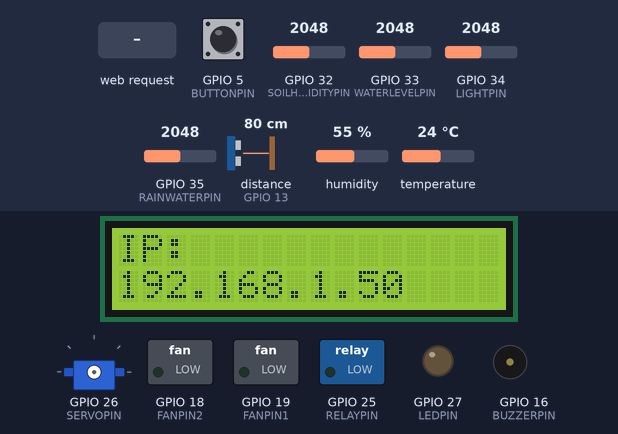
Bench run of a sketch on a simulated ESP32. On the bench: 16×2 character LCD, servo, switched loads named in the sketch (green lamp = pin HIGH), output pins drawn as LEDs (lit = HIGH), buzzer (waves = sounding). Wiring (inferred from the names in the program): ultrasonic range finder: trigger GPIO 12; echo GPIO 13. The inputs (shaded band) are chosen by the test bench; at power-on: GPIO 35 (RAINWATERPIN) = 2048, GPIO 5 (BUTTONPIN) HIGH, GPIO 34 (LIGHTPIN) = 2048, GPIO 32 (SOILHUMIDITYPIN) = 2048, GPIO 33 (WATERLEVELPIN) = 2048, distance to the obstacle (sensor on GPIO 13) 80 cm, humidity 55 %, temperature 24 °C. The echo pulse lasts 58.3 µs per cm; WiFi joins after 1.5 s; servers stay silent unless stated; random numbers use the default seed unless the sketch sets one; pins used as bus, display or sensor lines are not drawn; what the sketch prints to the serial monitor is not drawn.

Above: at 3.1 s.
At 5.2 s:
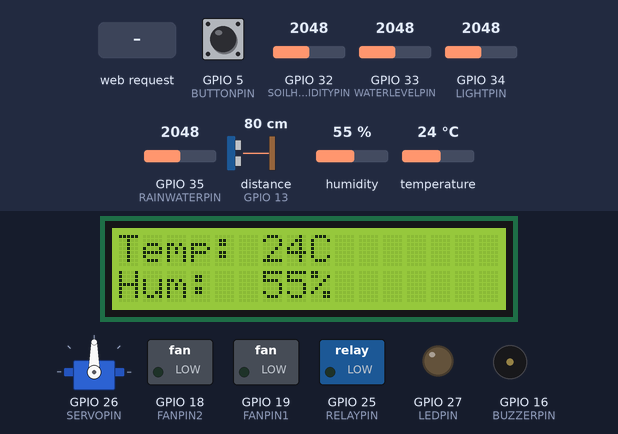
5.3 s: GPIO 35 (RAINWATERPIN) set to 2387
8.3 s: GPIO 35 (RAINWATERPIN) set to 2525
At 9.3 s:
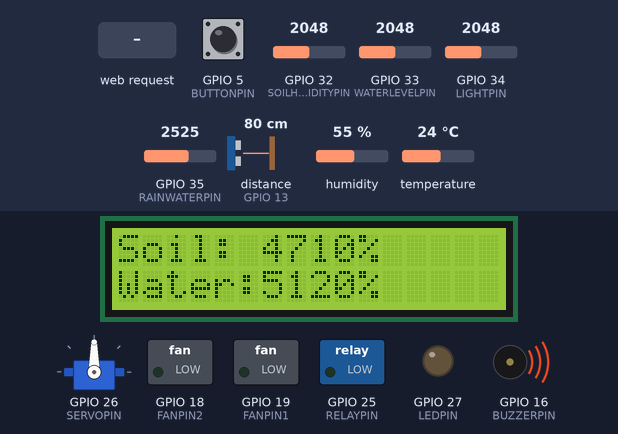
11.3 s: GPIO 5 (BUTTONPIN) pulled LOW for 0.15 s
At 12.8 s:
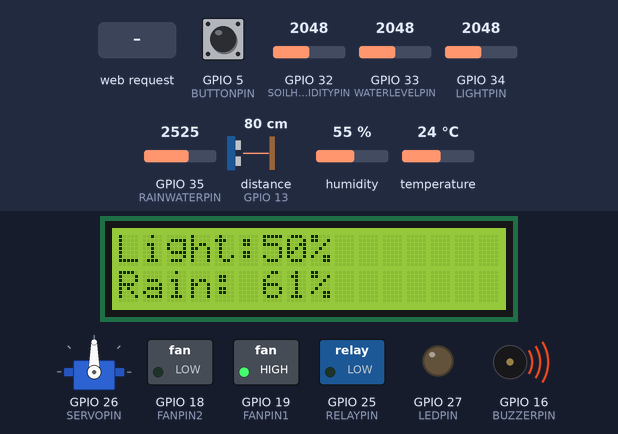
14.4 s: GPIO 34 (LIGHTPIN) set to 2007
At 14.8 s:
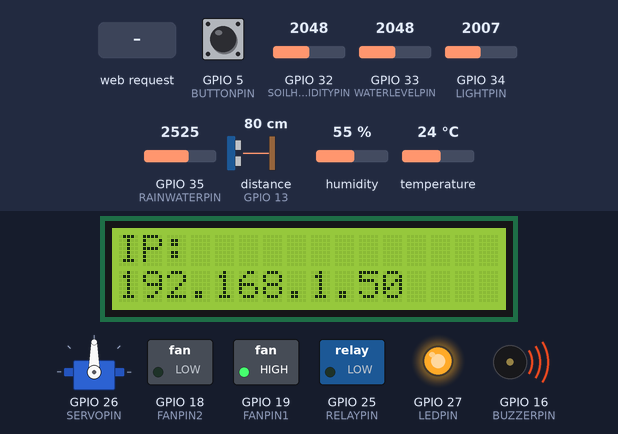
17.4 s: HTTP request GET /a received
20.4 s: GPIO 5 (BUTTONPIN) pulled LOW for 1 s
At 22.8 s:
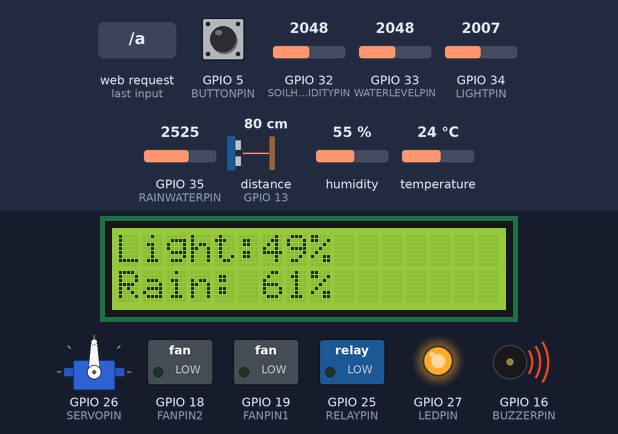
Timing chart, 0 to 25.4 s (numbered marks = the images above; inputs shaded):
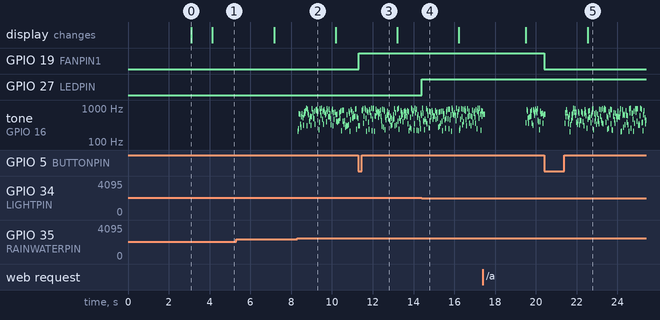

Measured:
- the behaviour switches between 2456 and 2457 on GPIO 35 (RAINWATERPIN) (found by bisection; images 1 and 2)
- the behaviour switches between 2048 and 2047 on GPIO 34 (LIGHTPIN) (found by bisection; images 3 and 4)
- after the input at 8.3 s, tone on GPIO 16 (BUZZERPIN): plays 207 Hz for 0.03 s, 249 Hz for 0.03 s, 673 Hz for 0.03 s, 658 Hz for 0.03 s, 330 Hz for 0.03 s, 272 Hz for 0.03 s … (102 notes in this stretch), starting at once
- after the input at 11.3 s, GPIO 19 (FANPIN1): LOW → HIGH at once
- after the input at 14.4 s, GPIO 27 (LEDPIN): LOW → HIGH at once
- after the input at 20.4 s, GPIO 19 (FANPIN1): HIGH → LOW at once
- what the display in image 0 shows lasts 1.0 s, from 3.1 s to 4.1 s

The sketch:

12.1APP-Smart-Farm.ino
```cpp
#include <Arduino.h>
#ifdef ESP32
  #include <WiFi.h>
#elif defined(ESP8266)
  #include <ESP8266WiFi.h>
#endif

#include <dht11.h>
#include <analogWrite.h>
#include <ESP32_Servo.h>
#include <LiquidCrystal_I2C.h>
#include "BuzzerMusic.h"

//To be displayed
#define DHT11PIN        17  //Temperature and humidity sensor pin
#define RAINWATERPIN    35  //Steam sensor pin
#define LIGHTPIN        34  //Photoresistor pin
#define WATERLEVELPIN   33  //Water level sensor pin
#define SOILHUMIDITYPIN 32  //Soil humidity sensor pin
//To be controlled
#define LEDPIN          27  //LED pin
#define RELAYPIN        25  //Relay pin (to control water pump)
#define SERVOPIN        26  //Servo pin
#define FANPIN1         19  //Fan IN+ pin
#define FANPIN2         18  //Fan IN- pin
#define BUZZERPIN       16  //Buzzer pin
#define BUTTONPIN       5   //Button pin
#define TRIGPIN         12  //
#define ECHOPIN         13  // Distance sensor

const char* ssid = "your wifi";
const char* pwd = "your pasw";

//Initialize LCD1602, 0x27 is I2C address
LiquidCrystal_I2C lcd(0x27,16,2);
WiFiServer server(80);  //Initialize wifi server
dht11 DHT11;            //Initialize temperature and humidity sensor
Servo myservo;          // create servo object to control a servo
                // 16 servo objects can be created on the ESP32

//Define variable as detected values
String request;
String dataBuffer;
int Temperature;   //Temperature
int Humidity;      //Humidity
int SoilHumidity;  //Soil humidity
int Light;         //Brightness
int WaterLevel;    //Water level
int Rainwater;     //Rainfall

bool fanOn = false;//Fan

void setup() {
  Serial.begin(9600);
  //Connect to wifi
  WiFi.begin(ssid, pwd);
  //Determine whether connected
  Serial.println("Connecting to WiFi...");

  int attempts = 0;
  while (WiFi.status() != WL_CONNECTED && attempts < 5) {
    delay(1000);
    Serial.print(".");
    attempts++;
  }
  if (WiFi.status() != WL_CONNECTED) {
    Serial.println("WiFi failed, running offline");
    lcd.clear();
    lcd.setCursor(0, 0); lcd.print("WiFi failed!");
    lcd.setCursor(0, 1); lcd.print("Offline mode");
  } else {
  Serial.println("Connected to WiFi");
  Serial.print("WiFi NAME:"); Serial.println(ssid);
  Serial.print("IP:"); Serial.println(WiFi.localIP());
  lcd.clear();
  lcd.setCursor(0, 0); lcd.print("IP:");
  lcd.setCursor(0, 1); lcd.print(WiFi.localIP());
  server.begin();
}

  delay(1000);
  //Serial monitor prints wifi name and IP address
  Serial.println("Connected to WiFi");
  Serial.print("WiFi NAME:");
  Serial.println(ssid);
  Serial.print("IP:");
  Serial.println(WiFi.localIP());

  //Initialize LCD
  lcd.init();
  // Turn the (optional) backlight off/on
  lcd.backlight();
  //lcd.noBacklight();
  lcd.clear();
  //Set the position of cursor
  lcd.setCursor(0, 0);
  //LCD prints
  lcd.print("IP:");
  //Set the position of cursor
  lcd.setCursor(0, 1);
  //LCD prints
  lcd.print(WiFi.localIP());

  //set pins mode
  pinMode(LEDPIN,OUTPUT);
  pinMode(RAINWATERPIN,INPUT);
  pinMode(LIGHTPIN,INPUT);
  pinMode(SOILHUMIDITYPIN,INPUT);
  pinMode(WATERLEVELPIN,INPUT);
  pinMode(RELAYPIN,OUTPUT);
  pinMode(FANPIN1,OUTPUT);
  pinMode(FANPIN2,OUTPUT);
  pinMode(BUZZERPIN,OUTPUT);
  pinMode(BUTTONPIN, INPUT);
  pinMode(TRIGPIN, OUTPUT);
  pinMode(ECHOPIN, INPUT);
  delay(1000);

  // attaches the servo on pin 26 to the servo object
  myservo.attach(SERVOPIN);

  //Start server
  server.begin();
}

void loop() {
  //Check whether a client is connected to the web server
  //When the client is connected to server, "server.available()" returns a WiFiClient object for communication at client-side.
  WiFiClient client = server.available();
  if (client) {
    Serial.println("New client connected");
    while (client.connected()) {
      //Determine whether the server sends data
      if (client.available()) {
        request = client.readStringUntil('s');
        Serial.print("Received message: ");
        Serial.println(request);
      }
        //Acquire all senser data
        getSensorsData();
        //put all data into "dataBuffer"
        dataBuffer = "";
        dataBuffer += String(Temperature,HEX);
        dataBuffer += String(Humidity,HEX);
        dataBuffer += dataHandle(SoilHumidity);
        dataBuffer += dataHandlePercent(Light);
        dataBuffer += dataHandle(WaterLevel);
        dataBuffer += dataHandlePercent(Rainwater);
        //Send data to server, transmit to APP
        client.print(dataBuffer);
        delay(500);

      //LED
      if(request == "a")
      {
        digitalWrite(LEDPIN,HIGH);
      }
      else if(request == "A")
      {
        digitalWrite(LEDPIN,LOW);
      }
      //Irrigation
      else if(request == "b")
      {
        digitalWrite(RELAYPIN,HIGH);
        delay(400);//Irrigation delay
        digitalWrite(RELAYPIN,LOW);
        delay(650);
      }
      //Fan
      else if(request == "c")
      {
        delay(800);
        fanOn = true;
        digitalWrite(FANPIN1, HIGH);
        digitalWrite(FANPIN2, LOW);
        delay(200);
      }
      else if(request == "C")
      {
        fanOn = false;
        digitalWrite(FANPIN1, LOW);
        digitalWrite(FANPIN2, LOW);
      }
      //Feeding box
      else if(request == "d")
      {
        //Servo rotates to 180°, open feeding box
        myservo.write(80);
        delay(500);
      }
      else if(request == "D")
      {
        //Servo rotates to 80°, close feeding box
        myservo.write(180);
      }
      //Music
      else if(request == "e")
      {
        Music();
      }
      request = "";
    }
    Serial.println("Client disconnected");
  }
  getSensorsData();
  updateLCD();
  autoLED();
  checkButton();
  autoServo();
  checkSteamMusic();
  //autoIrrigate();
}

void getSensorsData() {
  int chk = DHT11.read(DHT11PIN);
  if (chk == DHTLIB_OK) {
    Temperature = DHT11.temperature;
    Humidity = DHT11.humidity;
  }
  // else: keep previous values, or set to -1 to indicate error

  Light     = (analogRead(LIGHTPIN) / 4095.0) * 100;
  Rainwater = (analogRead(RAINWATERPIN) / 4095.0) * 100;
  SoilHumidity = analogRead(SOILHUMIDITYPIN) * 2.3;
  WaterLevel   = analogRead(WATERLEVELPIN) * 2.5;
}

void Music() {
  // iterate over the notes of the melody:
  for (int thisNote = 0; thisNote < 41; thisNote++) {

    // to calculate the note duration, take one second
    // divided by the note type.
    //e.g. quarter note = 1000 / 4, eighth note = 1000/8, etc.
    int noteDuration = 700/noteDurations2[thisNote];
    tone(BUZZERPIN, melody2[thisNote],noteDuration);

    // to distinguish the notes, set a minimum time between them.
    // the note's duration + 30% seems to work well:
    int pauseBetweenNotes = noteDuration * 1.30;
    delay(pauseBetweenNotes);
    // stop the tone playing:
    noTone(BUZZERPIN);
  }
}

//Convert data into percentage
String dataHandle(int data){
  // Convert analog values into percentage
  int percentage = (data / 4095.0) * 100;
  // If the converted percentage is greater than 100, output 100.
  percentage = percentage > 100 ? 100 : percentage;
  // Six characters store hexadecimal strings, one character is as terminators
  char hexString[3];
  // Convert hexadecimal values to 6-digit hexadecimal strings, add leading zeros: 0 is 00, 1 is 01...
  sprintf(hexString, "%02X", percentage);

  return hexString;
}

// For values already in percentage (0-100)
String dataHandlePercent(int data){
  data = data > 100 ? 100 : data;
  char hexString[3];
  sprintf(hexString, "%02X", data);
  return hexString;
}

void updateLCD() {
  static int screen = 0;
  static unsigned long lastSwitch = 0;
  if (millis() - lastSwitch < 3000) return;
  lastSwitch = millis();
  lcd.clear();
  switch (screen) {
    case 0:
      lcd.setCursor(0, 0); lcd.print("Temp: " + String(Temperature) + "C");
      lcd.setCursor(0, 1); lcd.print("Hum:  " + String(Humidity) + "%");
      break;
    case 1:
      lcd.setCursor(0, 0); lcd.print("Soil: " + String(SoilHumidity) + "%");
      lcd.setCursor(0, 1); lcd.print("Water:" + String(WaterLevel) + "%");
      break;
    case 2:
      lcd.setCursor(0, 0); lcd.print("Light:" + String(Light) + "%");
      lcd.setCursor(0, 1); lcd.print("Rain: " + String(Rainwater) + "%");
      break;
    case 3:
      lcd.setCursor(0, 0); lcd.print("IP:");
      lcd.setCursor(0, 1); lcd.print(WiFi.localIP());
      break;
  }
  screen = (screen + 1) % 4;
}

void autoLED() {
  if (Light < 50) {
    digitalWrite(LEDPIN, HIGH);
  } else {
    digitalWrite(LEDPIN, LOW);
  }
}

void checkButton() {
  int ReadValue = digitalRead(BUTTONPIN);
  if (ReadValue == 0) {
    delay(10);
    if (ReadValue == 0) {
      fanOn = !fanOn;
      if (fanOn) {
        digitalWrite(FANPIN1, HIGH);
        digitalWrite(FANPIN2, LOW);
      } else {
        digitalWrite(FANPIN1, LOW);
        digitalWrite(FANPIN2, LOW);
      }
      while (digitalRead(BUTTONPIN) == 0);
    }
  }
}

float getDistance() {
  digitalWrite(TRIGPIN, LOW);
  delayMicroseconds(2);
  digitalWrite(TRIGPIN, HIGH);
  delayMicroseconds(10);
  digitalWrite(TRIGPIN, LOW);
  int duration = pulseIn(ECHOPIN, HIGH, 20000);
  return duration / 58.0;
}

void autoServo() {
  static bool isOpen = false;
  float distance = getDistance();

  if (distance >= 2 && distance <= 7 && !isOpen) {
    isOpen = true;
    myservo.write(80);
    delay(500); // give servo time to reach position
  } else if ((distance < 2 || distance > 7) && isOpen) {
    isOpen = false;
    myservo.write(180);
    delay(500);
  }
}

void checkSteamMusic() {
  static int baseline = -1;
  if (baseline == -1) baseline = Rainwater;

  Rainwater = (analogRead(RAINWATERPIN) / 4095.0) * 100;

  if (Rainwater >= baseline + 10) {
    int randomFreq = random(200, 1000);
    tone(BUZZERPIN, randomFreq, 100);
  } else {
    noTone(BUZZERPIN);
  }
}

void autoIrrigate() {
  if (SoilHumidity < 30) {
    digitalWrite(RELAYPIN, HIGH);
    delay(400);
    digitalWrite(RELAYPIN, LOW);
  }
}
```

BuzzerMusic.h
```cpp
#define NOTE_B0  31
#define NOTE_C1  33
#define NOTE_CS1 35
#define NOTE_D1  37
#define NOTE_DS1 39
#define NOTE_E1  41
#define NOTE_F1  44
#define NOTE_FS1 46
#define NOTE_G1  49
#define NOTE_GS1 52
#define NOTE_A1  55
#define NOTE_AS1 58
#define NOTE_B1  62
#define NOTE_C2  65
#define NOTE_CS2 69
#define NOTE_D2  73
#define NOTE_DS2 78
#define NOTE_E2  82
#define NOTE_F2  87
#define NOTE_FS2 93
#define NOTE_G2  98
#define NOTE_GS2 104
#define NOTE_A2  110
#define NOTE_AS2 117
#define NOTE_B2  123
#define NOTE_C3  131
#define NOTE_CS3 139
#define NOTE_D3  147
#define NOTE_DS3 156
#define NOTE_E3  165
#define NOTE_F3  175
#define NOTE_FS3 185
#define NOTE_G3  196
#define NOTE_GS3 208
#define NOTE_A3  220
#define NOTE_AS3 233
#define NOTE_B3  247
#define NOTE_C4  262
#define NOTE_CS4 277
#define NOTE_D4  294
#define NOTE_DS4 311
#define NOTE_E4  330
#define NOTE_F4  349
#define NOTE_FS4 370
#define NOTE_G4  392
#define NOTE_GS4 415
#define NOTE_A4  440
#define NOTE_AS4 466
#define NOTE_B4  494
#define NOTE_C5  523
#define NOTE_CS5 554
#define NOTE_D5  587
#define NOTE_DS5 622
#define NOTE_E5  659
#define NOTE_F5  698
#define NOTE_FS5 740
#define NOTE_G5  784
#define NOTE_GS5 831
#define NOTE_A5  880
#define NOTE_AS5 932
#define NOTE_B5  988
#define NOTE_C6  1047
#define NOTE_CS6 1109
#define NOTE_D6  1175
#define NOTE_DS6 1245
#define NOTE_E6  1319
#define NOTE_F6  1397
#define NOTE_FS6 1480
#define NOTE_G6  1568
#define NOTE_GS6 1661
#define NOTE_A6  1760
#define NOTE_AS6 1865
#define NOTE_B6  1976
#define NOTE_C7  2093
#define NOTE_CS7 2217
#define NOTE_D7  2349
#define NOTE_DS7 2489
#define NOTE_E7  2637
#define NOTE_F7  2794
#define NOTE_FS7 2960
#define NOTE_G7  3136
#define NOTE_GS7 3322
#define NOTE_A7  3520
#define NOTE_AS7 3729
#define NOTE_B7  3951
#define NOTE_C8  4186
#define NOTE_CS8 4435
#define NOTE_D8  4699
#define NOTE_DS8 4978

// notes in the melody:
int melody[] = {
  NOTE_E4, NOTE_E4, NOTE_E4, NOTE_C4, NOTE_E4, NOTE_G4, NOTE_G3,
  NOTE_C4, NOTE_G3, NOTE_E3, NOTE_A3, NOTE_B3, NOTE_AS3, NOTE_A3, NOTE_G3, NOTE_E4, NOTE_G4, NOTE_A4, NOTE_F4, NOTE_G4, NOTE_E4, NOTE_C4, NOTE_D4, NOTE_B3,
  NOTE_C4, NOTE_G3, NOTE_E3, NOTE_A3, NOTE_B3, NOTE_AS3, NOTE_A3, NOTE_G3, NOTE_E4, NOTE_G4, NOTE_A4, NOTE_F4, NOTE_G4, NOTE_E4, NOTE_C4, NOTE_D4, NOTE_B3,
  NOTE_G4, NOTE_FS4, NOTE_E4, NOTE_DS4, NOTE_E4, NOTE_GS3, NOTE_A3, NOTE_C4, NOTE_A3, NOTE_C4, NOTE_D4, NOTE_G4, NOTE_FS4, NOTE_E4, NOTE_DS4, NOTE_E4, NOTE_C5, NOTE_C5, NOTE_C5,
  NOTE_G4, NOTE_FS4, NOTE_E4, NOTE_DS4, NOTE_E4, NOTE_GS3, NOTE_A3, NOTE_C4, NOTE_A3, NOTE_C4, NOTE_D4, NOTE_DS4, NOTE_D4, NOTE_C4,
  NOTE_C4, NOTE_C4, NOTE_C4, NOTE_C4, NOTE_D4, NOTE_E4, NOTE_C4, NOTE_A3, NOTE_G3, NOTE_C4, NOTE_C4, NOTE_C4, NOTE_C4, NOTE_D4, NOTE_E4,
  NOTE_C4, NOTE_C4, NOTE_C4, NOTE_C4, NOTE_D4, NOTE_E4, NOTE_C4, NOTE_A3, NOTE_G3
};
int melody2[] = {
  NOTE_E4, NOTE_E4, NOTE_E4, NOTE_C4, NOTE_E4, NOTE_G4, NOTE_G3,
  NOTE_C4, NOTE_G3, NOTE_E3, NOTE_A3, NOTE_B3, NOTE_AS3, NOTE_A3, NOTE_G3, NOTE_E4, NOTE_G4, NOTE_A4, NOTE_F4, NOTE_G4, NOTE_E4, NOTE_C4, NOTE_D4, NOTE_B3,
  NOTE_C4, NOTE_G3, NOTE_E3, NOTE_A3, NOTE_B3, NOTE_AS3, NOTE_A3, NOTE_G3, NOTE_E4, NOTE_G4, NOTE_A4, NOTE_F4, NOTE_G4, NOTE_E4, NOTE_C4, NOTE_D4, NOTE_B3,
};

// note durations: 4 = quarter note, 8 = eighth note, etc.:
int noteDurations[] = {
  8,4,4,8,4,2,2,
  3,3,3,4,4,8,4,8,8,8,4,8,4,3,8,8,3,
  3,3,3,4,4,8,4,8,8,8,4,8,4,3,8,8,2,
  8,8,8,4,4,8,8,4,8,8,3,8,8,8,4,4,4,8,2,
  8,8,8,4,4,8,8,4,8,8,3,3,3,1,
  8,4,4,8,4,8,4,8,2,8,4,4,8,4,1,
  8,4,4,8,4,8,4,8,2
};
int noteDurations2[] = {
  8,4,4,8,4,2,2,
  3,3,3,4,4,8,4,8,8,8,4,8,4,3,8,8,3,
  3,3,3,4,4,8,4,8,8,8,4,8,4,3,8,8,2,
};
```
